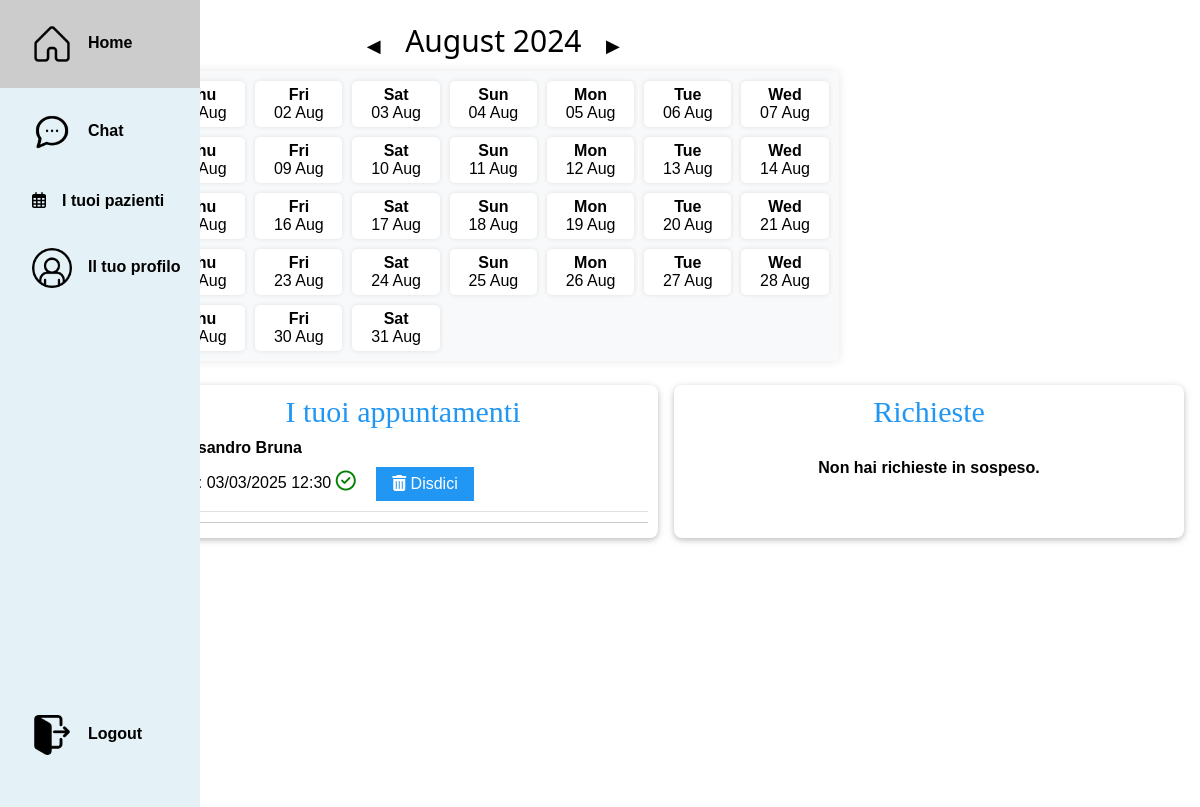
Page /home/ (signed in) on the earlier database version.
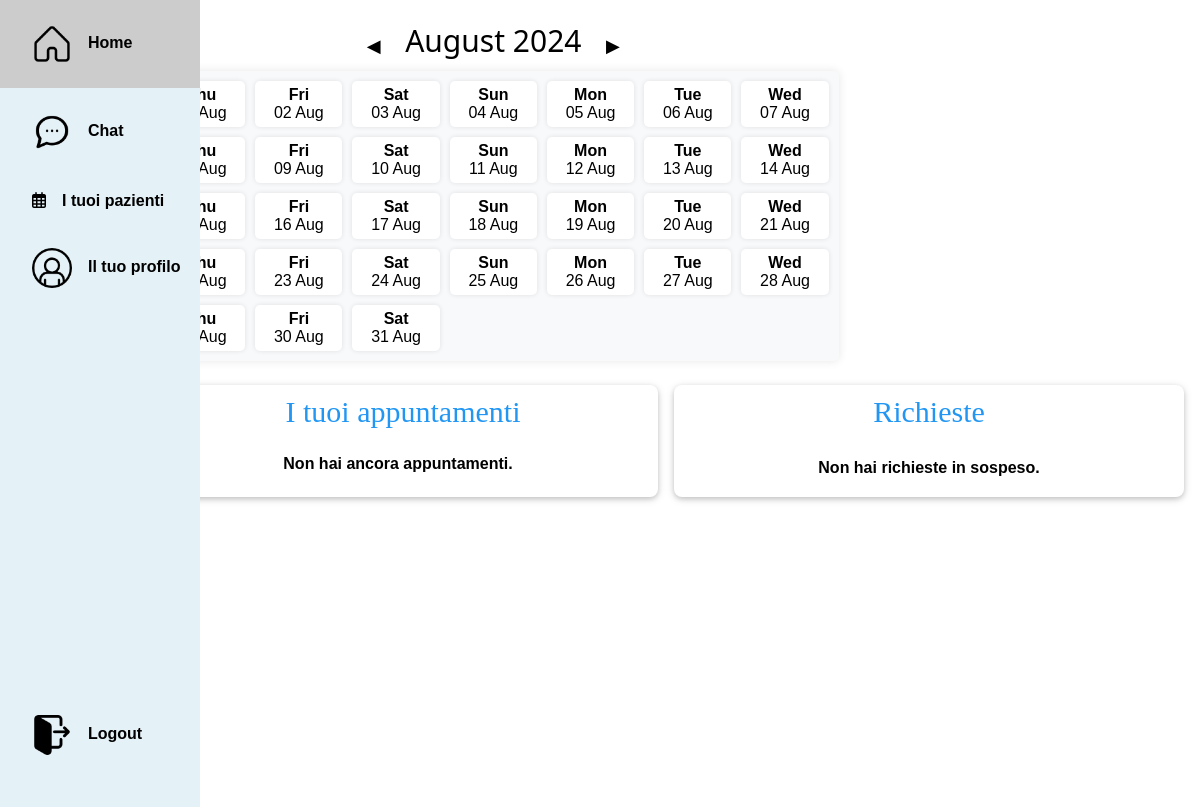
Same page on the later database version.
### myapp/models.py (models this page shows, shortened)
class Utente(AbstractUser):
    cf = models.CharField(max_length=16, blank=True)
    nome = models.CharField(max_length=30, blank=True)
    cognome = models.CharField(max_length=30, blank=True)
    provincia = models.CharField(max_length=2, blank=True)
    telefono = models.CharField(max_length=10)
    email = models.EmailField(max_length=100, blank=True)
    genere = models.CharField(max_length=1, choices=[('M', 'Maschio'), ('F', 'Femmina')])
    data_nascita = models.DateField()
    foto_profilo = models.ImageField(upload_to='images/', default='images/default.jpg')
    tipo_utente = models.BooleanField(default=False)  # tipo = 1 => dottore, tipo = 0 => paziente
    objects = CustomUserManager()

class Appuntamento(models.Model):
    Dottore = models.ForeignKey(Utente, related_name='dott_app', null=True, on_delete=models.CASCADE)
    Paziente = models.ForeignKey(Utente, related_name='paz_app', null=True, on_delete=models.CASCADE)
    stato=models.IntegerField(default=0)
    data_ora=models.DateTimeField()

### myapp/views.py (the view, shortened to what this page needs)
# urls.py: 2. Add a URL to urlpatterns:  path('', views.home, name='home')
@login_required
def home(request):
    context = graph_data(request, request.user.id)
    calendario_context = calendario(request)
    context.update(calendario_context)
    user = request.user
    context['user'] = user
    context['form'] = EditProfileForm(instance=user)  # Form di modifica del profilo
    today = timezone.now()
    if user.tipo_utente:  # Se l'utente è un dottore
        try:
            studio = Studio.objects.get(medico=request.user)
            studio_form = StudioForm(instance=studio)  # Form con i dati dello studio esistente
        except Studio.DoesNotExist:
            studio = None
            studio_form = StudioForm()  # Form vuota per creare un nuovo studio
        context['studio'] = studio
        context['studioform'] = studio_form  # Form di modifica dello studio
        cura = Cura.objects.filter(idDottore=user.id, statoRichiesta=2)
        pending = Utente.objects.filter(id__in=cura.values_list("idPaziente", flat=True))
        context['reqPending'] = [{'utente': utente, 'cura_id': cura_obj.id} for utente, cura_obj in zip(pending, cura)]
        appuntamenti = Appuntamento.objects.filter(Dottore=user.id, data_ora__gte=today).select_related('Paziente')
        pazienti = Utente.objects.filter(id__in=appuntamenti.values_list("Paziente_id", flat=True))
        appointments_by_patient = defaultdict(list)
        for appuntamento in appuntamenti:
            appointments_by_patient[appuntamento.Paziente_id].append(appuntamento)
        appointmentRequests = [{'utente': paziente, 'appuntamenti': appointments_by_patient[paziente.id]} for paziente in pazienti]
        context['appointmentRequests'] = appointmentRequests
    return render(request, 'home.html', context)

### myapp/views.py (called while the page is built)
def graph_data(request, idUtente):
    pesi = Pesata.objects.filter(idPaziente=idUtente).order_by('DataInserimentoPeso')
    date_pesi = [peso.DataInserimentoPeso.strftime('%Y-%m-%d') for peso in pesi]
    valori_pesi = [peso.Peso for peso in pesi]
    context = {
        'date_pesi': json.dumps(date_pesi),
        'valori_pesi': json.dumps(valori_pesi),
    }
    return context

### myapp/templates/home.html (shortened to what the changed rows need)
{% extends 'base.html' %}
{% load static %}
{% load tailwind_filters %}
{% block content %}
<div class="flex-container w3-margin-left w3-margin-right">
   <div class="w3-center w3-round-large w3-white w3-twothird">
      <div style="text-align: center; margin-bottom: 10px;">
         <h2 style="display: inline; margin: 0;">{{ first_day_of_month|date:"F Y" }}</h2>
      </div>
      <div id="mini-calendar"
         style="display: grid; grid-template-columns: repeat(7, 1fr); gap: 10px; padding: 10px; background-color: #f8f9fa; border-radius: 5px; box-shadow: 0 0 10px rgba(0,0,0,0.1);">
         {% for day in days_range %}
         <div
            style="text-align: center; padding: 5px; background-color: #fff; border-radius: 5px; box-shadow: 0 0 5px rgba(0,0,0,0.1);">
            <strong>{{ day|date:"D" }}</strong><br>
            {{ day|date:"d M" }}
         </div>
         {% endfor %}
      </div>
   </div>
</div>
<div class="flex-container w3-padding w3-margin-top">
   <div class="flex-item w3-half w3-card-2 w3-round-large w3-margin-right">
      <h2 class="w3-text-blue w3-cursive w3-center">I tuoi appuntamenti</h2>
      {% if user.tipo_utente is True %}
      <div class="scrollable-container">
         {% for appointment in appointmentRequests %}
         <div class="appointment-item w3-margin-left">
            <strong>{{ appointment.utente.nome }} {{ appointment.utente.cognome }}</strong>
            <div class="appointment-details">
               {% for appuntamento in appointment.appuntamenti %}
               {% if appuntamento.stato != -1 %}
               <div class="appointment-entry">
                  <span class="appointment-info">
                     Data: {{ appuntamento.data_ora|date:"d/m/Y H:i" }}
                     {% if appuntamento.stato == 1 %}
                     <i class='far fa-check-circle' style='font-size:20px;color:green' aria-hidden="true"></i>
                     <a href="{% url 'elimina_appuntamento' appuntamento.id %}" class="w3-button w3-blue w3-margin-left"
                        onclick="return confirm('Sei sicuro di voler disdire l\'appuntamento con '+ '{{ appointment.utente.nome }} {{ appointment.utente.cognome }}' + '{{appointment.data_ora}}' +'?')"
                        H:i" }}?');">
                        <i class="fas fa-trash-alt" aria-hidden="true"></i> Disdici
                     </a>
                     {% elif appuntamento.stato == 0 %}
                     <div class="button-container">
                        <a href="{% url 'accetta_appuntamento' appuntamento.id %}" class="w3-button w3-blue">Approva</a>
                        <a href="{% url 'rifiuta_appuntamento' appuntamento.id %}" class="w3-button w3-red">Rifiuta</a>
                     </div>
                     {% endif %}
                  </span>
               </div>
               {% endif %}
               {% endfor %}
            </div>
         </div>
         {%empty%}
         <p class="w3-center w3-text-black w3-margin-bottom"><strong>Non hai ancora appuntamenti.</strong></p>
         {% endfor %}
      </div>
      {% endif %}
   </div>
   <div class="flex-item w3-half w3-white w3-card-2 w3-round-large">
      <h2 class="w3-text-blue w3-cursive w3-center">Richieste</h2>
   </div>
</div>
{% endblock %}

Differences in the rows shown:
no longer on this page (row edited): Utente: utente.nome "Alessandro", utente.cognome "Bruna"
removed Appuntamento: data_ora "03/03/2025 12:30"
Other differences:
text now shown: "Non hai ancora appuntamenti."
